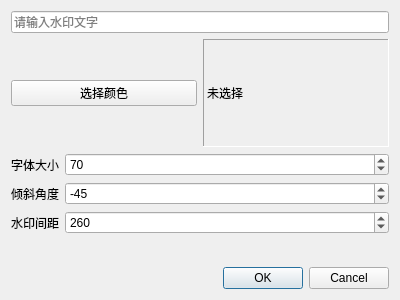
<?xml version="1.0" encoding="UTF-8"?>
<ui version="4.0">
 <class>WatermarkDialog</class>
 <widget class="QDialog" name="WatermarkDialog">
  <property name="geometry">
   <rect>
    <x>0</x>
    <y>0</y>
    <width>400</width>
    <height>300</height>
   </rect>
  </property>
  <property name="windowTitle">
   <string>编辑水印</string>
  </property>
  <layout class="QVBoxLayout" name="verticalLayout">
   <item>
    <widget class="QLineEdit" name="watermarkTextEdit">
     <property name="placeholderText">
      <string>请输入水印文字</string>
     </property>
    </widget>
   </item>
   <item>
    <layout class="QHBoxLayout" name="horizontalLayout">
     <item>
      <widget class="QPushButton" name="colorButton">
       <property name="text">
        <string>选择颜色</string>
       </property>
      </widget>
     </item>
     <item>
      <widget class="QLabel" name="colorLabel">
       <property name="text">
        <string>未选择</string>
       </property>
       <property name="frameShape">
        <enum>QFrame::Panel</enum>
       </property>
       <property name="frameShadow">
        <enum>QFrame::Sunken</enum>
       </property>
      </widget>
     </item>
    </layout>
   </item>
   <item>
    <layout class="QFormLayout" name="formLayout">
     <item row="0" column="0">
      <widget class="QLabel" name="labelFontSize">
       <property name="text">
        <string>字体大小</string>
       </property>
      </widget>
     </item>
     <item row="0" column="1">
      <widget class="QSpinBox" name="fontSizeSpinBox">
       <property name="minimum">
        <number>10</number>
       </property>
       <property name="maximum">
        <number>100</number>
       </property>
       <property name="value">
        <number>70</number>
       </property>
      </widget>
     </item>
     <item row="1" column="0">
      <widget class="QLabel" name="labelAngle">
       <property name="text">
        <string>倾斜角度</string>
       </property>
      </widget>
     </item>
     <item row="1" column="1">
      <widget class="QSpinBox" name="angleSpinBox">
       <property name="minimum">
        <number>-90</number>
       </property>
       <property name="maximum">
        <number>90</number>
       </property>
       <property name="value">
        <number>-45</number>
       </property>
      </widget>
     </item>
     <item row="2" column="0">
      <widget class="QLabel" name="labelSpacing">
       <property name="text">
        <string>水印间距</string>
       </property>
      </widget>
     </item>
     <item row="2" column="1">
      <widget class="QSpinBox" name="spacingSpinBox">
       <property name="minimum">
        <number>50</number>
       </property>
       <property name="maximum">
        <number>500</number>
       </property>
       <property name="value">
        <number>260</number>
       </property>
      </widget>
     </item>
    </layout>
   </item>
   <item>
    <widget class="QDialogButtonBox" name="buttonBox">
     <property name="orientation">
      <enum>Qt::Horizontal</enum>
     </property>
     <property name="standardButtons">
      <set>QDialogButtonBox::Cancel|QDialogButtonBox::Ok</set>
     </property>
    </widget>
   </item>
  </layout>
 </widget>
 <resources/>
</ui>
